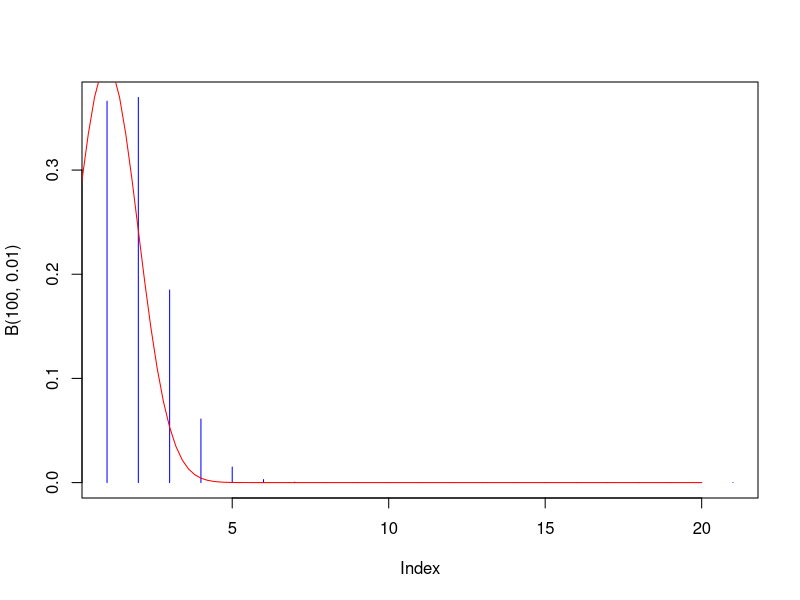

R code for this plot: (Note: this script raises an error after producing the figure.)
###
### Exercices 6 et 7
###

plot(dbinom(0:20, 100, 0.01), type="h", ylab = "B(100, 0.01)", col="blue")
curve(dnorm(x, 1, sqrt(0.99)), 0, 20, ylab = "N(1, 0.99)", col = "red", add=T)

densite = dnorm(x, 0, 1)
sum(densite < -0.5)
sum(densite > 1.5)
sum(densite > -1)
sum(densite <= 1.96)
sum(densite <= 2.58)
sum(densite > 3)
